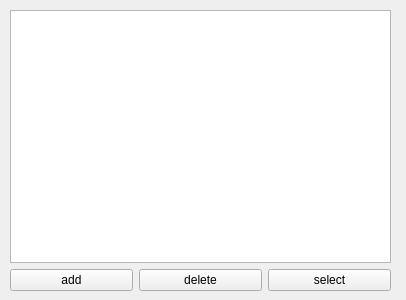
<?xml version="1.0" encoding="UTF-8"?>
<ui version="4.0">
 <class>Form</class>
 <widget class="QWidget" name="Form">
  <property name="geometry">
   <rect>
    <x>0</x>
    <y>0</y>
    <width>406</width>
    <height>300</height>
   </rect>
  </property>
  <property name="windowTitle">
   <string>Form</string>
  </property>
  <widget class="QWidget" name="layoutWidget">
   <property name="geometry">
    <rect>
     <x>10</x>
     <y>10</y>
     <width>381</width>
     <height>281</height>
    </rect>
   </property>
   <layout class="QVBoxLayout" name="verticalLayout">
    <item>
     <widget class="QTableWidget" name="tableWidget"/>
    </item>
    <item>
     <layout class="QHBoxLayout" name="horizontalLayout">
      <item>
       <widget class="QPushButton" name="pushButton">
        <property name="text">
         <string>add</string>
        </property>
       </widget>
      </item>
      <item>
       <widget class="QPushButton" name="pushButton_2">
        <property name="text">
         <string>delete</string>
        </property>
       </widget>
      </item>
      <item>
       <widget class="QPushButton" name="pushButton_4">
        <property name="text">
         <string>select</string>
        </property>
       </widget>
      </item>
     </layout>
    </item>
   </layout>
  </widget>
 </widget>
 <resources/>
 <connections>
  <connection>
   <sender>pushButton</sender>
   <signal>clicked()</signal>
   <receiver>Form</receiver>
   <slot>add()</slot>
   <hints>
    <hint type="sourcelabel">
     <x>77</x>
     <y>230</y>
    </hint>
    <hint type="destinationlabel">
     <x>77</x>
     <y>256</y>
    </hint>
   </hints>
  </connection>
  <connection>
   <sender>pushButton_2</sender>
   <signal>clicked()</signal>
   <receiver>Form</receiver>
   <slot>delete()</slot>
   <hints>
    <hint type="sourcelabel">
     <x>172</x>
     <y>235</y>
    </hint>
    <hint type="destinationlabel">
     <x>172</x>
     <y>262</y>
    </hint>
   </hints>
  </connection>
 </connections>
 <slots>
  <slot>change()</slot>
  <slot>add()</slot>
  <slot>delete()</slot>
 </slots>
</ui>
